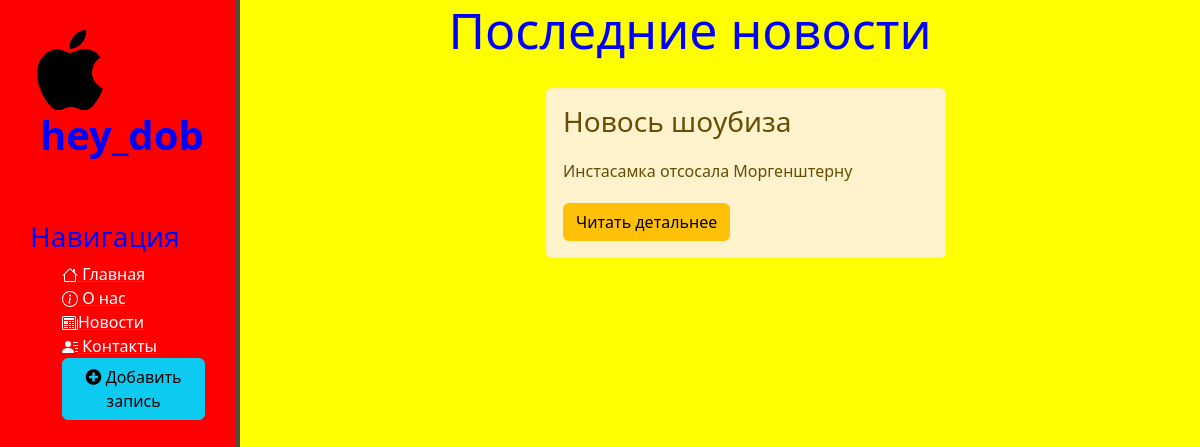
Before: /news/ with the older database file.
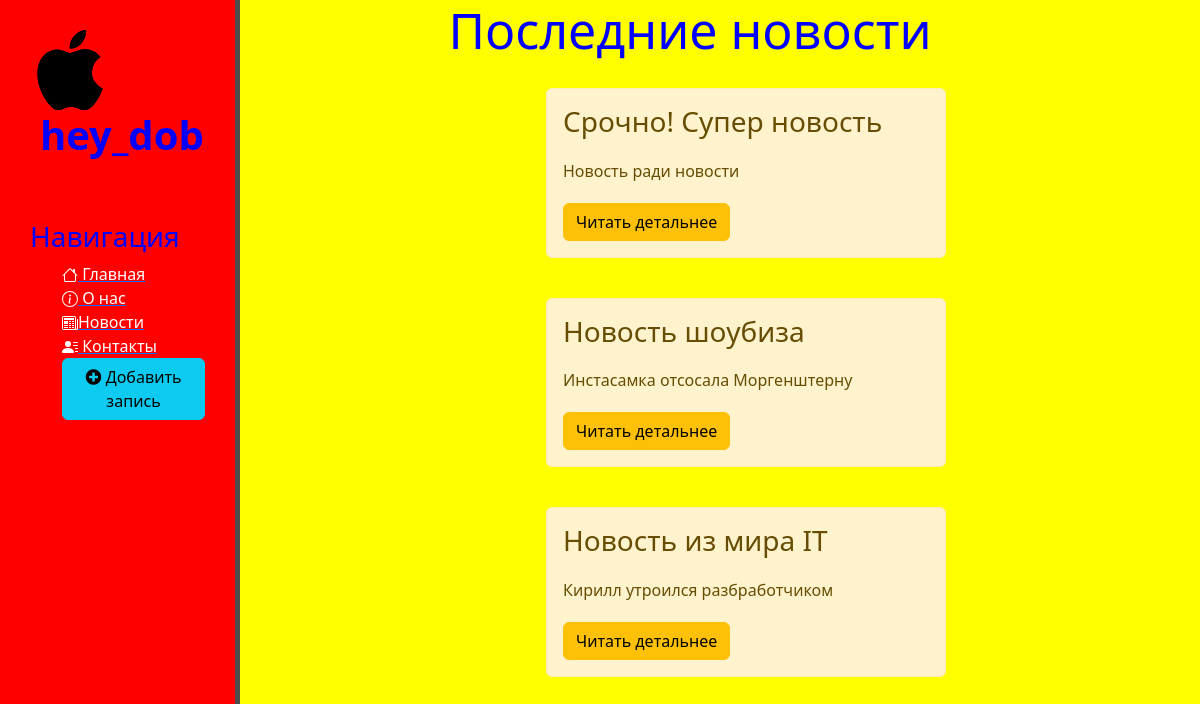
After: the same page with the newer database file.
### news/models.py (models this page shows, shortened)
class DataBase(models.Model):
    title = models.CharField('Заголовок', max_length=50, default='Заголовок не указан')
    intro = models.CharField('Анонс', max_length=200)
    full_text = models.TextField('Текст статьи', max_length=5000)
    date = models.DateTimeField('Дата публикации')
    author = models.CharField('Автор статьи', max_length=50)
    class Meta:
        verbose_name = 'Новость'
        verbose_name_plural = 'Новости'

### news/views.py (the view)
# urls.py: path('', views.news_home, name='news_home'),
def news_home(request):
    news = DataBase.objects.order_by('date')
    return render(request, 'news/news_home.html', {'news': news})

### news/templates/news/news_home.html (shortened to what this page needs)
{% extends 'main/layout.html' %}
{% block body %}
<div class="features">
    <h1>Последние новости</h1>
    {% if news %}
      {% for new in news %}
        <div class="alert alert-warning">
          <h3>{{ new.title }}</h3>
          <p>{{ new.intro}}</p>
          <a href="{% url 'news-detail' new.id %}" class="btn btn-warning">Читать детальнее</a>
        </div>
      {% endfor %}
      {% else %}
        <p>На текущий момент новостей нет...</p>
    {% endif %}
</div>
{% endblock %}

### main/templates/main/layout.html (shortened to what this page needs)
{% load static %}
<!DOCTYPE html>
<html lang="en">
<head>
    <link rel="stylesheet" href="https://cdn.jsdelivr.net/npm/bootstrap@5.2.3/dist/css/bootstrap.min.css">
    <link rel="stylesheet" href="{% static 'main/css/main.css' %}">
    <link rel="stylesheet" href="https://use.fontawesome.com/releases/v5.8.2/css/all.css">
</head>
<body>
<aside>
    <img src="{% static 'main/img/apple.svg' %}" alt="Лого">
    <span class="logo">hey_dob</span>
    <h3>Навигация</h3>
    <ul>
        <a href="{% url 'home' %}">
            <li>
                Главная
            </li>
        </a>
        <a href="{% url 'about' %}">
            <li>
                О нас
            </li>
        </a>
        <a href="{% url 'news_home' %}"><li>Новости</li></a>
        <a href="{% url 'contacts' %}">
            <li>
                Контакты
            </li>
        </a>
        <a href="{% url 'create' %}"><li><button class="btn btn-info"><i class="fas fa-plus-circle"></i> Добавить запись </button></li></a>
    </ul>
</aside>
<main>
    {% block body %}
    {% endblock %}
</main>
</body>

### main/static/main/css/main.css (style rules this page uses)
body { background: yellow; }
aside { float:left; background: red; width: 20%; padding: 2.5%; height: 100vh; color: blue; border-right: 5px solid #4d4d4d; }
aside img { width: 80px; float: left; }
aside .logo { font-size: 40px; margin-left: 10px; font-weight: bold; position: relative; top: -5px; }
aside h3 { margin-top: 50px; font-size: 28px; }
aside ul { list-style: none; }
aside ul li { color: #fff; display: block; margin-top: 20 px; transition: transform .6s ease; }
main .features { float: left; color: blue; margin-top: 100 px; text-align: center; width: 75%; }
main .features h1 { font-size: 50px; }
main .features p { max-width: 400px; margin: 20px auto }
.alert-warning { float: left; clear: both; width: 400px; margin: 20px 34%; text-align: left; }

Changed rows visible on the page:
added DataBase: title "Срочно! Супер новость", intro "Новость ради новости"
changed DataBase "Инстасамка отсосала Моргенштерну": title "Новось шоубиза" → "Новость шоубиза"
added DataBase: title "Новость из мира IT", intro "Кирилл утроился разбработчиком"
